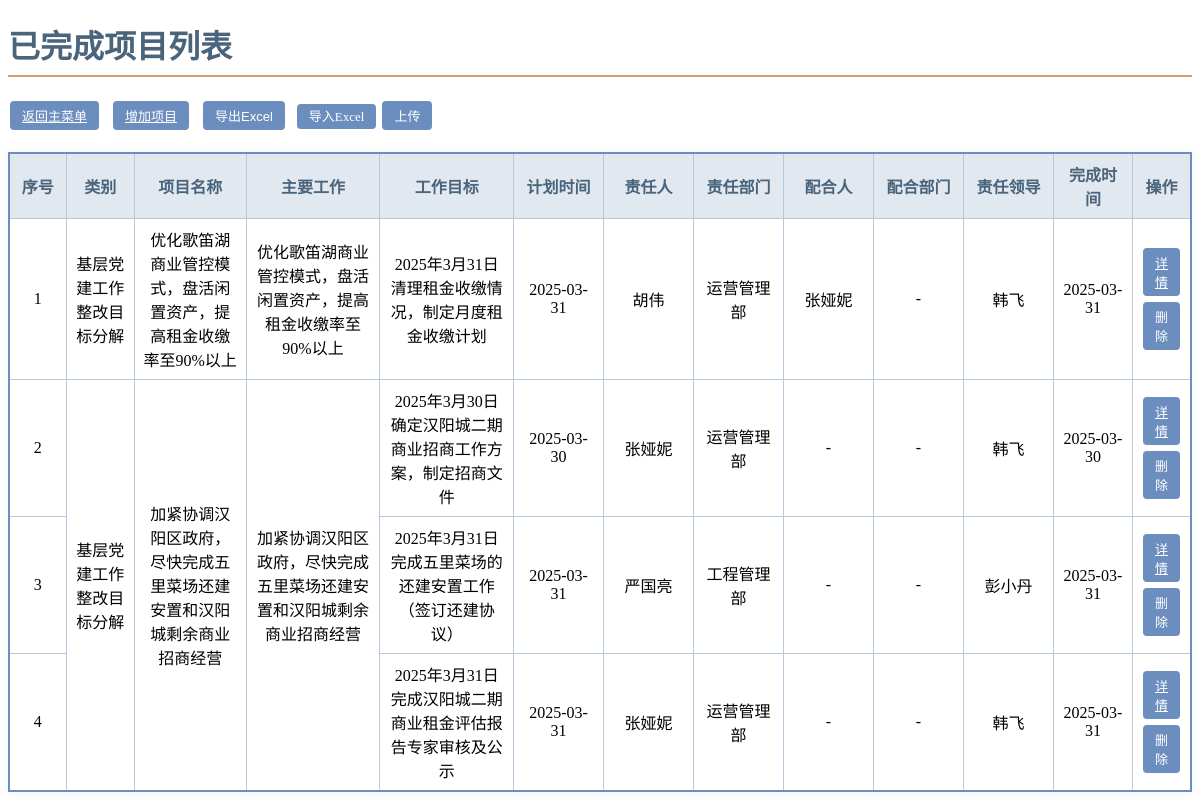
/finished_projects (signed in), run on the app's committed database.
### tables this page shows
CREATE TABLE finished_projects (
            id INTEGER PRIMARY KEY AUTOINCREMENT,
            original_id INTEGER,
            category TEXT NOT NULL,
            project_name TEXT NOT NULL,
            main_work TEXT NOT NULL,
            work_goal TEXT NOT NULL,
            completion_time DATE NOT NULL,
            responsible_person_id INTEGER REFERENCES users(id),
            responsible_department TEXT NOT NULL,
            collaborator TEXT,
            collaborating_department TEXT,
            responsible_leader_id INTEGER REFERENCES users(id),
            completion_status_1 TEXT,
            completion_status_2 TEXT,
            completion_status_3 TEXT,
            completion_status_4 TEXT,
            completion_status_5 TEXT,
            completion_status_6 TEXT,
            completion_status_7 TEXT,
            completion_status_8 TEXT,
            completion_status_9 TEXT,
            completion_status_10 TEXT,
            completion_time_finished DATE,
            final_summary TEXT,
            summary_status TEXT CHECK(summary_status IN ('pending', 'approved', 'rejected')),
            summary_submitted_at TIMESTAMP,
            summary_reviewed_at TIMESTAMP,
            review_comment TEXT
        );

CREATE TABLE users (
            id INTEGER PRIMARY KEY AUTOINCREMENT,
            username TEXT NOT NULL UNIQUE,
            password TEXT NOT NULL,
            phone TEXT,
            is_admin INTEGER DEFAULT 0,
            created_at TIMESTAMP DEFAULT CURRENT_TIMESTAMP
        );

### app.py (the view, shortened to what this page needs)
@app.route('/finished_projects', methods=['GET', 'POST'])
def finished_projects():
    current_datetime = datetime.datetime.now()
    if 'user_id' not in session:
        flash('请先登录以访问该页面', 'warning')
        return redirect(url_for('login', next=request.url))
    is_admin = session.get('is_admin', 0)
    error = None
    all_entries_sorted = []
    with get_db() as conn:
        try:
            raw_projects = conn.execute('''
                SELECT
                    fp.id AS project_id,
                    fp.category,
                    fp.project_name,
                    fp.main_work,
                    fp.work_goal,
                    fp.completion_time AS plan_date,  -- 添加plan_date别名
                    u1.username AS responsible_person,
                    fp.responsible_department,
                    fp.collaborator,
                    fp.collaborating_department,
                    u3.username AS responsible_leader,
                    fp.completion_time_finished,
                    CASE
                        WHEN fp.completion_time_finished > fp.completion_time
                            THEN '逾期'
                        ELSE '正常'
                    END AS status
                FROM finished_projects fp
                LEFT JOIN users u1 ON fp.responsible_person_id = u1.id
                LEFT JOIN users u3 ON fp.responsible_leader_id = u3.id
                ORDER BY fp.category, fp.project_name, fp.main_work
            ''').fetchall()
            work_groups = {}
            for idx, entry in enumerate(raw_projects):
                work_key = (entry['category'], entry['project_name'], entry['main_work'])
                work_groups.setdefault(work_key, []).append(idx)
            all_entries_sorted = [dict(entry) for entry in raw_projects]
            for work_key, indices in work_groups.items():
                first_entry = all_entries_sorted[indices[0]]
                first_entry['main_work_rowspan'] = len(indices)
                for i in indices[1:]:
                    all_entries_sorted[i]['main_work_rowspan'] = 0
        except sqlite3.OperationalError as e:
            flash(f'数据库操作错误: {str(e)}', 'error')
            return redirect(url_for('index'))
        except Exception as e:
            flash(f'数据加载失败: {str(e)}', 'error')
            return redirect(url_for('index'))
    return render_template('finished_projects.html',
                        all_entries_sorted=all_entries_sorted,
                        is_admin=is_admin,
                        current_datetime=current_datetime)

### app.py (called while the page is built)
def get_db():
    if not hasattr(g, '_database'):
        try:
            g._database = sqlite3.connect(app.config['DATABASE'])
            g._database.row_factory = sqlite3.Row
            init_sqlite_schema(g._database)
        except sqlite3.Error as e:
            print(f"数据库连接失败: {str(e)}")
            raise
    return g._database

def format_datetime(value, format='%Y-%m-%d'):
    if isinstance(value, str):
        try:
            date_obj = datetime.datetime.strptime(value, '%Y-%m-%d')
            return date_obj.strftime(format)
        except ValueError:
            return value
    elif isinstance(value, datetime.date):
        return value.strftime(format)
    return value

### templates/finished_projects.html (shortened to what this page needs)
<!DOCTYPE html>
<html lang="zh-CN">
<head>
</head>
<body>
    <h1>已完成项目列表</h1>
    <div style="margin-bottom:15px; display: flex; align-items: center; gap: 10px; flex-wrap: wrap;">
        <a href="{{ url_for('index') }}" class="btn">返回主菜单</a>
        {% if is_admin %}
        <a href="{{ url_for('add_finished_project') }}" class="btn">增加项目</a>
        <form action="{{ url_for('download_projects') }}" method="get" style="margin:0">
            <button type="submit" class="btn">导出Excel</button>
        </form>
        <form action="{{ url_for('finished_projects') }}" method="post" enctype="multipart/form-data" style="margin:0">
            <label for="fileInput" class="btn" style="margin:0; cursor:pointer">导入Excel</label>
            <button type="submit" name="upload_projects" class="btn">上传</button>
        </form>
        {% endif %}
    </div>
    <table>
        <thead>
            <tr>
                <th>序号</th>
                <th>类别</th>
                <th>项目名称</th>
                <th>主要工作</th>
                <th>工作目标</th>
                <th>计划时间</th>
                <th>责任人</th>
                <th>责任部门</th>
                <th>配合人</th>
                <th>配合部门</th>
                <th>责任领导</th>
                <th>完成时间</th>
                <th>操作</th>
            </tr>
        </thead>
        <tbody>
            {% if not all_entries_sorted %}
                <tr>
                    <td colspan="13" class="no-data">暂无已完成项目数据</td>
                </tr>
            {% else %}
                {% set prev_group = [] %}
                {% for entry in all_entries_sorted %}
                    {% set current_group = [
                        entry.main_work,
                        entry.work_goal,
                        entry.responsible_person
                    ] %}
                    <tr class="
                    ">
                        <td>{{ loop.index }}</td>
                        {% if entry.main_work_rowspan > 0 %}
                        <td rowspan="{{ entry.main_work_rowspan }}">
                            {{ entry.category }}
                        </td>
                        <td rowspan="{{ entry.main_work_rowspan }}">
                            {{ entry.project_name }}
                        </td>
                        <td rowspan="{{ entry.main_work_rowspan }}">
                            {{ entry.main_work }}
                        </td>
                        {% endif %}
                        <td>{{ entry.work_goal|default('', true) }}</td>
                        <td>{{ entry.plan_date|dateformat('%Y-%m-%d') }}</td>
                        <td>{{ entry.responsible_person|default('-', true) }}</td>
                        <td>{{ entry.responsible_department }}</td>
                        <td>{{ entry.collaborator|default('-', true) }}</td>
                        <td>{{ entry.collaborating_department|default('-', true) }}</td>
                        <td>{{ entry.responsible_leader|default('-', true) }}</td>
                        <td>
                            <span class="{% if entry.status == '逾期' %}status-overdue{% endif %}">
                                {{ entry.completion_time_finished|dateformat('%Y-%m-%d') }}
                            </span>
                        </td>
                        <td>
                            <div style="display:flex;flex-direction:column;gap:2px">
                                <a href="{{ url_for('finished_project_detail', project_id=entry.project_id) }}"
                                   class="btn">详情</a>
                                {% if is_admin %}
                                <form method="POST" action="{{ url_for('delete_finished_project', project_id=entry.project_id) }}">
                                    <button type="submit" class="btn btn-delete"
                                            onclick="return confirm('确认删除该已完成项目？')">
                                        删除
                                    </button>
                                </form>
                                {% endif %}
                            </div>
                        </td>
                    </tr>
                {% endfor %}
            {% endif %}
        </tbody>
    </table>
</body>
</html>

### templates/finished_projects.html (style rules this page uses)
table { width: 100%; border: 2px solid #6C8EBF; border-collapse: collapse; margin-top: 20px; box-shadow: 0 2px 12px rgba(108, 142, 191, 0.1); }
th, td { border: 1px solid #B8C7D9; padding: 8px; text-align: center; vertical-align: middle; word-wrap: break-word; white-space: normal; word-break: break-word; }
th { background: #E1E8F0; color: #4A647B; font-weight: 600; }
.btn { background: #6C8EBF; color: white; padding: 5px 12px; border-radius: 4px; border: none; cursor: pointer; margin: 2px; font-size: 13px; }
h1 { color: #4A647B; border-bottom: 2px solid #D79B77; padding-bottom: 8px; }
th:nth-child(1) { width: 5%; }
th:nth-child(2) { width: 6%; }
th:nth-child(3) { width: 10%; }
th:nth-child(4) { width: 12%; }
th:nth-child(5) { width: 12%; }
th:nth-child(6) { width: 8%; }
th:nth-child(7) { width: 8%; }
th:nth-child(8) { width: 8%; }
th:nth-child(9) { width: 8%; }
th:nth-child(10) { width: 8%; }
th:nth-child(11) { width: 8%; }
th:nth-child(12) { width: 10%; }
th:nth-child(13) { width: 4%; }

### data on the page
finished_projects: category "基层党建工作整改目标分解", project_name "优化歌笛湖商业管控模式，盘活闲置资产，提高租金收缴率至90%以上", main_work "优化歌笛湖商业管控模式，盘活闲置资产，提高租金收缴率至90%以上", work_goal "2025年3月31日清理租金收缴情况，制定月度租金收缴计划", plan_date "2025-03-31", responsible_person "胡伟", responsible_department "运营管理部", collaborator "张娅妮", collaborating_department "-", responsible_leader "韩飞", completion_time_finished "2025-03-31"
finished_projects: category "基层党建工作整改目标分解", project_name "加紧协调汉阳区政府，尽快完成五里菜场还建安置和汉阳城剩余商业招商经营", main_work "加紧协调汉阳区政府，尽快完成五里菜场还建安置和汉阳城剩余商业招商经营", work_goal "2025年3月30日确定汉阳城二期商业招商工作方案，制定招商文件", plan_date "2025-03-30", responsible_person "张娅妮", responsible_department "运营管理部", collaborator "-", collaborating_department "-", responsible_leader "韩飞", completion_time_finished "2025-03-30"
finished_projects: work_goal "2025年3月31日完成五里菜场的还建安置工作（签订还建协议）", plan_date "2025-03-31", responsible_person "严国亮", responsible_department "工程管理部", collaborator "-", collaborating_department "-", responsible_leader "彭小丹", completion_time_finished "2025-03-31"
finished_projects: work_goal "2025年3月31日完成汉阳城二期商业租金评估报告专家审核及公示", plan_date "2025-03-31", responsible_person "张娅妮", responsible_department "运营管理部", collaborator "-", collaborating_department "-", responsible_leader "韩飞", completion_time_finished "2025-03-31"
